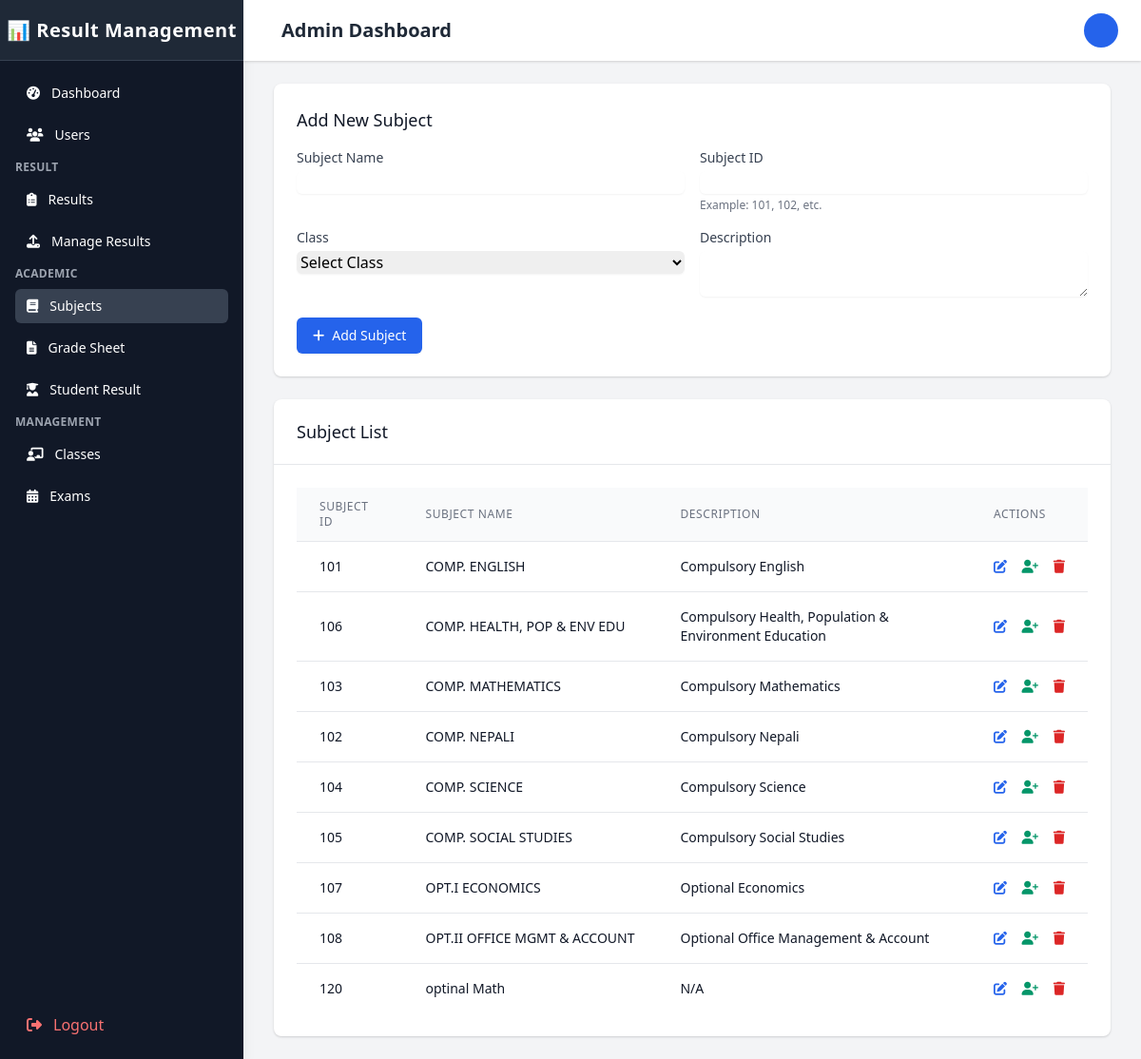
The page /Admin/subject.php (signed in) on the database as committed earlier.
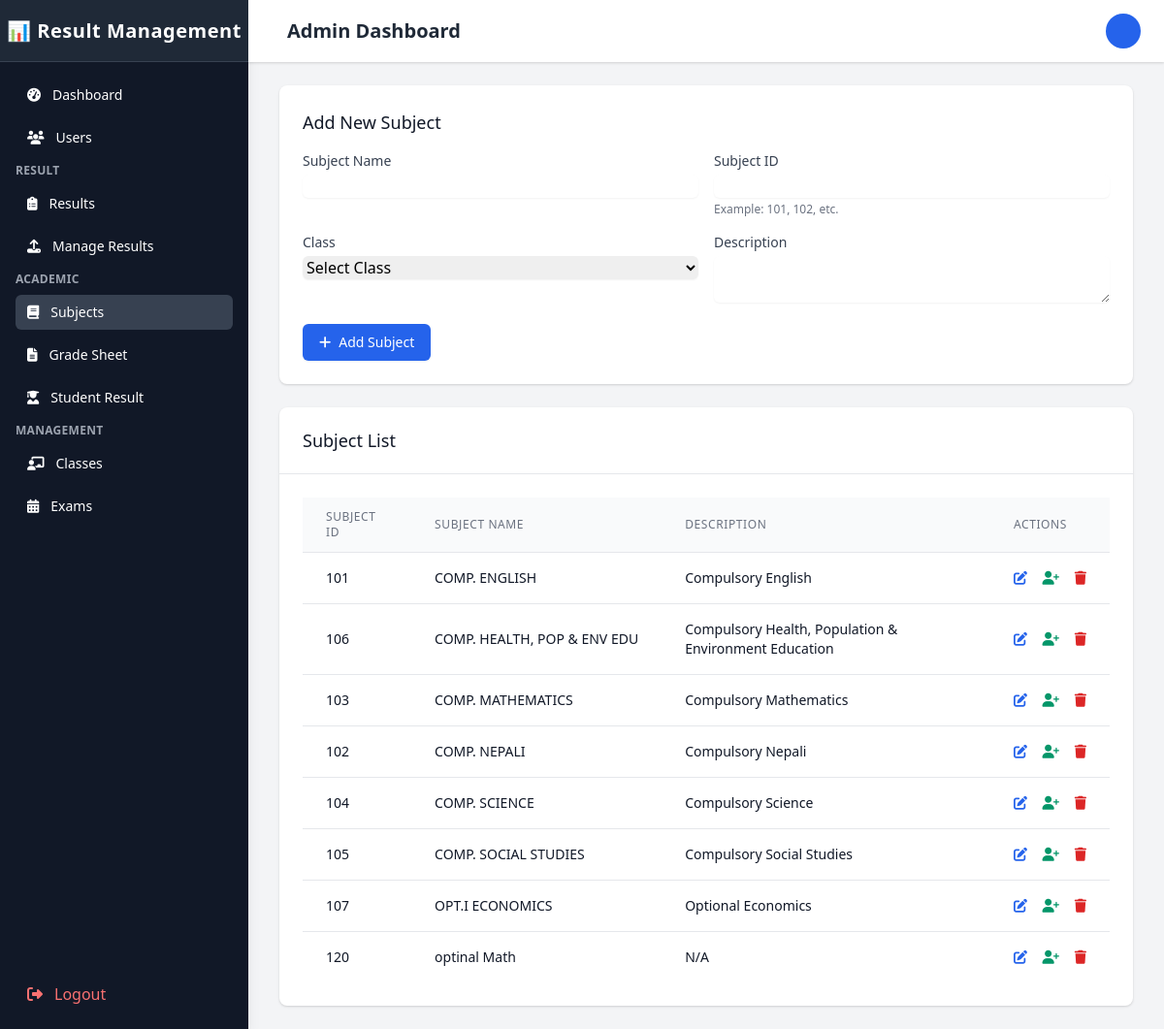
The same page on the database as committed later.
### tables this page shows
CREATE TABLE `subjects` (
  `subject_id` varchar(20) NOT NULL,
  `subject_name` varchar(100) NOT NULL,
  `subject_code` varchar(20) DEFAULT NULL,
  `description` text DEFAULT NULL,
  `full_marks_theory` decimal(5,2) NOT NULL DEFAULT 100.00,
  `full_marks_practical` decimal(5,2) NOT NULL DEFAULT 0.00,
  `pass_marks_theory` decimal(5,2) NOT NULL DEFAULT 40.00,
  `pass_marks_practical` decimal(5,2) NOT NULL DEFAULT 0.00,
  `credit_hours` decimal(3,1) NOT NULL DEFAULT 1.0,
  `is_optional` tinyint(1) NOT NULL DEFAULT 0,
  `is_active` tinyint(1) NOT NULL DEFAULT 1,
  `created_at` timestamp NOT NULL DEFAULT current_timestamp(),
  `updated_at` timestamp NOT NULL DEFAULT current_timestamp() ON UPDATE current_timestamp()
);

### Admin/subject.php (the view, shortened to what the changed rows need)
<?php
$conn = new mysqli('localhost', 'root', '', 'result_management');
$role = $_SESSION['role'];
$teacher_id = null;
$subjects = [];
if ($role == 'teacher' && $teacher_id) {
    $sql = "SELECT s.*, ts.academic_year
            FROM subjects s
            JOIN teachersubjects ts ON s.subject_id = ts.subject_id
            WHERE ts.teacher_id = ?
            ORDER BY s.subject_name";
    $stmt = $conn->prepare($sql);
    $stmt->bind_param("i", $teacher_id);
} else {
    $sql = "SELECT s.* FROM subjects s ORDER BY s.subject_name";
    $stmt = $conn->prepare($sql);
}
$stmt->execute();
$result = $stmt->get_result();
while ($row = $result->fetch_assoc()) {
    $subjects[] = $row;
}
?>
<!DOCTYPE html>
<html lang="en">
<head>
    <link href="https://cdn.tailwindcss.com" rel="stylesheet">
    <link rel="stylesheet" href="https://cdnjs.cloudflare.com/ajax/libs/font-awesome/6.4.0/css/all.min.css">
</head>
<body class="bg-gray-100">
    <div class="flex h-screen overflow-hidden">
        <?php
        include 'sidebar.php';
        ?>
       <?php include 'mobile_sidebar.php';
        ?>
        <div class="flex flex-col flex-1 w-0 overflow-hidden">
            <?php
        include 'topBar.php';
        ?>
            <main class="flex-1 relative overflow-y-auto focus:outline-none">
                <div class="py-6">
                    <div class="max-w-7xl mx-auto px-4 sm:px-6 md:px-8">
                        <div class="bg-white shadow rounded-lg p-6 mb-6">
                            <h2 class="text-lg font-medium text-gray-900 mb-4">Add New Subject</h2>
                        </div>
                        <div class="bg-white shadow rounded-lg overflow-hidden">
                            <div class="px-4 py-5 border-b border-gray-200 sm:px-6">
                                <h2 class="text-lg font-medium text-gray-900">Subject List</h2>
                            </div>
                            <div class="px-4 py-5 sm:p-6">
                                <div class="overflow-x-auto">
                                    <table class="min-w-full divide-y divide-gray-200">
                                        <thead class="bg-gray-50">
                                            <tr>
                                                <th scope="col" class="px-6 py-3 text-left text-xs font-medium text-gray-500 uppercase tracking-wider">Subject ID</th>
                                                <th scope="col" class="px-6 py-3 text-left text-xs font-medium text-gray-500 uppercase tracking-wider">Subject Name</th>
                                                <th scope="col" class="px-6 py-3 text-left text-xs font-medium text-gray-500 uppercase tracking-wider">Description</th>
                                                <?php if ($role == 'admin'): ?>
                                                <th scope="col" class="px-6 py-3 text-left text-xs font-medium text-gray-500 uppercase tracking-wider">Actions</th>
                                                <?php endif; ?>
                                            </tr>
                                        </thead>
                                        <tbody class="bg-white divide-y divide-gray-200">
                                            <?php if (empty($subjects)): ?>
                                            <tr>
                                                <td colspan="<?php echo $role == 'admin' ? '4' : '3'; ?>" class="px-6 py-4 text-center text-sm text-gray-500">No subjects found.</td>
                                            </tr>
                                            <?php else: ?>
                                                <?php foreach ($subjects as $subject): ?>
                                                <tr>
                                                    <td class="px-6 py-4 whitespace-nowrap text-sm text-gray-900"><?php echo $subject['subject_id']; ?></td>
                                                    <td class="px-6 py-4 whitespace-nowrap text-sm text-gray-900"><?php echo $subject['subject_name']; ?></td>
                                                    <td class="px-6 py-4 text-sm text-gray-900">
                                                        <?php echo !empty($subject['description']) ? $subject['description'] : 'N/A'; ?>
                                                    </td>
                                                    <?php if ($role == 'admin'): ?>
                                                    <td class="px-6 py-4 whitespace-nowrap text-sm font-medium">
                                                        <button type="button" onclick="editSubject('<?php echo $subject['subject_id']; ?>', '<?php echo $subject['subject_name']; ?>', '<?php echo $subject['description']; ?>')" class="text-blue-600 hover:text-blue-900 mr-3">
                                                            <i class="fas fa-edit"></i>
                                                        </button>
                                                        <button type="button" onclick="assignTeacher('<?php echo $subject['subject_id']; ?>')" class="text-green-600 hover:text-green-900 mr-3">
                                                            <i class="fas fa-user-plus"></i>
                                                        </button>
                                                        <form action="subject.php" method="POST" class="inline-block">
                                                            <button type="submit" onclick="return confirm('Are you sure you want to delete this subject?')" class="text-red-600 hover:text-red-900">
                                                                <i class="fas fa-trash"></i>
                                                            </button>
                                                        </form>
                                                    </td>
                                                    <?php endif; ?>
                                                </tr>
                                                <?php endforeach; ?>
                                            <?php endif; ?>
                                        </tbody>
                                    </table>
                                </div>
                            </div>
                        </div>
                    </div>
                </div>
            </main>
        </div>
    </div>
</body>
</html>

Rows that differ between the two databases and show on the page:
removed subjects: subject_id "108", subject_name "OPT.II OFFICE MGMT & ACCOUNT", description "Optional Office Management & Account"
